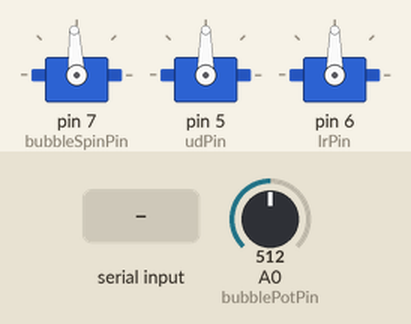
Recording of a sketch running on a simulated Arduino Leonardo, built with avr-gcc and run on an emulated ATmega32U4. On the bench: 3 × servo. The test bench sets the inputs (shaded band); at power-on: A0 (bubblePotPin) = 512. What the sketch prints to the serial monitor is not drawn.

Above: at 1.2 s.
1.3 s: "l" received over the second serial link
At 2.0 s:
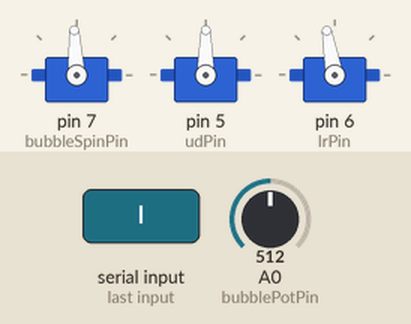
2.8 s: "d" received over the second serial link
At 3.2 s:
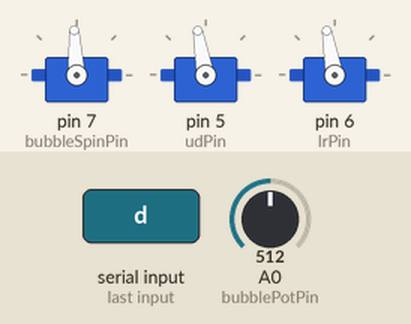
4.3 s: "r" received over the second serial link
At 5.1 s:
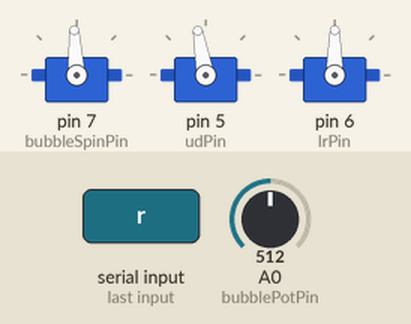
5.8 s: "s" received over the second serial link
At 7.0 s:
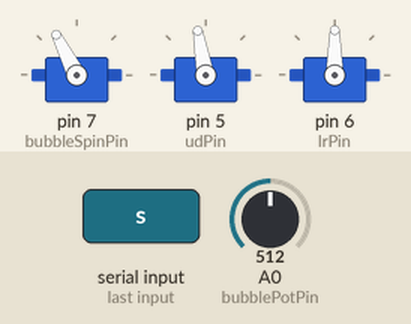
7.3 s: A0 (bubblePotPin) set to 716
At 7.8 s:
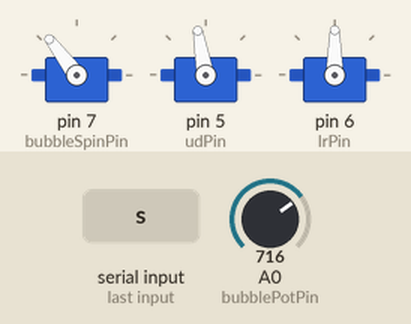
8.8 s: A0 (bubblePotPin) set to 1023
At 9.5 s:
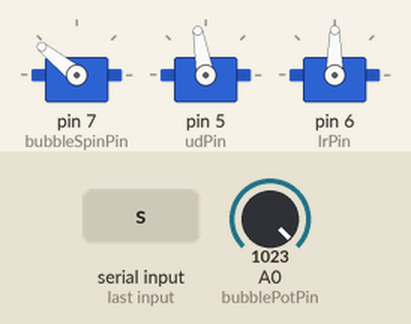
Timing chart, 0 to 11.3 s (numbered marks = the images above; inputs shaded):
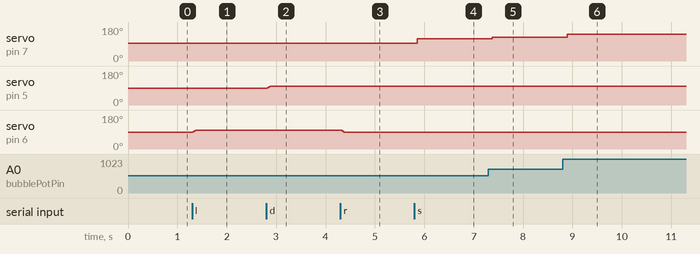

Measured:
- after the input at 1.3 s, servo on pin 6 (lrPin): 90° → 100° at once
- after the input at 2.8 s, servo on pin 5 (udPin): 90° → 100° at once
- after the input at 4.3 s, servo on pin 6 (lrPin): 100° → 90° at once
- after the input at 5.8 s, servo on pin 7 (bubbleSpinPin): 93° → 117° after 0.06 s
- after the input at 7.3 s, servo on pin 7 (bubbleSpinPin): 117° → 127° after 0.08 s
- after the input at 8.8 s, servo on pin 7 (bubbleSpinPin): 127° → 141° after 0.09 s

The sketch:

motorcontroller.ino
```cpp
#include <Servo.h>

Servo upDown;
Servo leftRight;
Servo bubbleSpin;

const int udPin = 5;
const int lrPin = 6;
const int bubbleSpinPin = 7;
const int bubblePotPin = A0;

int udPos = 90; // Start at middle
int lrPos = 90;
int targetUd = 90;
int targetLr = 90;

const int stepSize = 2;        // Smaller step for smoother motion
const int updateDelay = 15;    // ms between servo updates

unsigned long lastUpdate = 0;

int bubbleSpinOn;
int bubbleSpinSpeed;
int change = 0;
int prevPot = 0;
long time = 0;

void setup() {
  pinMode(bubblePotPin, INPUT);
  bubbleSpin.attach(bubbleSpinPin);
  bubbleSpin.writeMicroseconds(1500);
  bubbleSpinOn = 0;
  time = millis();

  upDown.attach(udPin);
  leftRight.attach(lrPin);
  upDown.write(udPos);
  leftRight.write(lrPos);

  Serial.begin(9600);
  Serial1.begin(9600);
  Serial.println("Arduino Bluetooth Receiver Ready");
}

void loop() {
  if (Serial1.available()) {
    char command = Serial1.read();
    switch (command) {
      case 'r': targetLr = constrain(targetLr - 10, 0, 180); break;
      case 'l': targetLr = constrain(targetLr + 10, 0, 180); break;
      case 'u': targetUd = constrain(targetUd - 10, 0, 180); break;
      case 'd': targetUd = constrain(targetUd + 10, 0, 180); break;
      case 'c':
        targetUd = 90;
        targetLr = 90;
        break;
      case 'x': bubbleSpinOn = 0; break;
      case 's': bubbleSpinOn = 1; break;
    }
  }

  long temp = millis();
  if (temp - time > 100) {
    toggleBubbleSpeed();
    time = temp;
  }

  unsigned long now = millis();
  if (now - lastUpdate > updateDelay) {
    lastUpdate = now;

    if (udPos != targetUd) {
      udPos += (targetUd > udPos) ? stepSize : -stepSize;
      udPos = constrain(udPos, 80, 100);
      upDown.write(udPos);
    }

    if (lrPos != targetLr) {
      lrPos += (targetLr > lrPos) ? stepSize : -stepSize;
      lrPos = constrain(lrPos, 0, 180);
      leftRight.write(lrPos);
    }
  }
}

void toggleBubbleSpeed() {
  int potValue = analogRead(bubblePotPin);
  if (prevPot != potValue) {
    prevPot = potValue;
  }

  if (bubbleSpinOn == 1) {
    int servoSpeed = map(potValue, 0, 1023, 1500, 2000);
    bubbleSpin.writeMicroseconds(servoSpeed);
  } else {
    bubbleSpin.writeMicroseconds(1500);
  }
}
```
